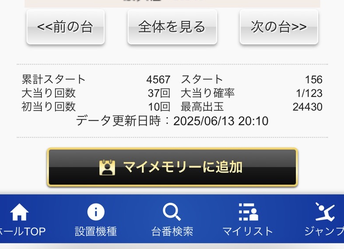
#> input picture debug_stats_region.png, 344 x 249 px, shrunk from 782 x 565 before the run
$ python -i advanced_zero_line_detector.py   (imports and definitions only)   (older library calls are emulated)
#> lines starting #> are read from the running program, lines starting #| are printed output that depends on the picture
#> further down, picture is the input picture: shape (249, 344, 3); mean B, G, R 203.7, 187.9, 181.3
#!/usr/bin/env python3
"""
高精度ゼロライン検出システム
複数の手法を組み合わせてゼロラインを精密に検出
"""

import cv2
import numpy as np
import os
from pathlib import Path

class AdvancedZeroLineDetector:
    """高度なゼロライン検出クラス"""

    def __init__(self):
        self.methods = {
            'thick_gray_line': self.detect_thick_gray_line,
            'horizontal_lines': self.detect_horizontal_lines,
            'edge_based': self.detect_edge_based,
            'intensity_gradient': self.detect_intensity_gradient,
            'template_matching': self.detect_template_matching
        }

    # [23 lines left out: function detect_thick_gray_line, not called in this run]

    def detect_horizontal_lines(self, img):
        """Hough変換による水平線検出"""
        gray = cv2.cvtColor(img, cv2.COLOR_BGR2GRAY)
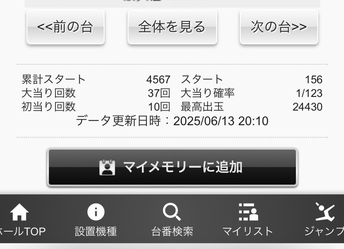
#> gray: shape (249, 344); min 0, max 255, mean 187.7
        edges = cv2.Canny(gray, 50, 150, apertureSize=3)
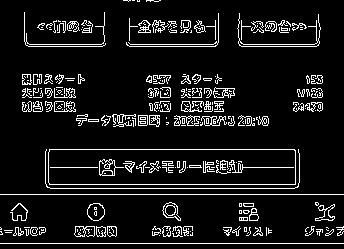
#> edges: shape (249, 344); 9.1% white in thin lines or dots

        lines = cv2.HoughLines(edges, 1, np.pi/180, 200)
#> lines = [[194, 1.57], [243, 1.57], [184, 1.57], [149, 1.57], [188, 1.57], [46, 1.57], [44, 1.57]]

        if lines is not None:
            horizontal_lines = []
            for line in lines:
                rho, theta = line[0]
                # 水平線のみ（theta ≈ 90度）
                if 85 < np.degrees(theta) < 95:
                    a = np.cos(theta)
                    b = np.sin(theta)
                    y0 = b * rho
                    horizontal_lines.append(int(y0))
#> this loop made 7 passes
#> (line, rho, y0) on passes 1 to 7: ([[194, 1.57]], 194, 194), ([[243, 1.57]], 243, 243), ([[184, 1.57]], 184, 184), ([[149, 1.57]], 149, 149), ([[188, 1.57]], 188, 188), ([[46, 1.57]], 46, 46), ([[44, 1.57]], 44, 44)
#> after the loop, horizontal_lines = [194, 243, 184, 149, 188, 46, 44]

            if horizontal_lines:
                # 中央に最も近い線を選択
                center = img.shape[0] // 2
#> center = 124
                best_line = min(horizontal_lines, key=lambda y: abs(y - center))
#> best_line = 149
                confidence = 0.7
                return best_line, confidence

        return None, 0

    # [218 lines left out: functions detect_edge_based, detect_intensity_gradient, detect_template_matching, detect_zero_line, calculate_agreement, visualize_detection and 1 more, not called in this run]

# [2 lines not run here, left out]

>>> import cv2
>>> picture = cv2.imread('debug_stats_region.png')
>>> result = AdvancedZeroLineDetector().detect_horizontal_lines(picture)
#> result = (149, 0.7)

$ run again, on integrated_analysis_S__78209128.png
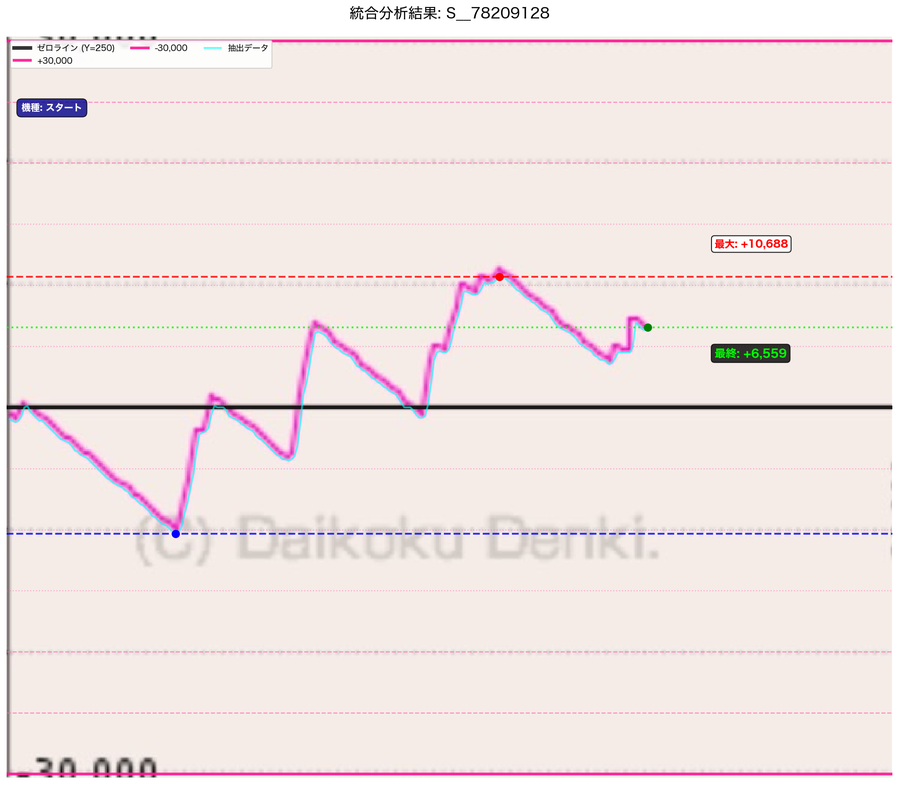
#> input picture integrated_analysis_S__78209128.png, 899 x 785 px, shrunk from 2043 x 1784 before the run
#> picture is the input picture: shape (785, 899, 3); mean B, G, R 228.1, 229.9, 241.1
#> in detect_horizontal_lines, `gray = cv2.cvtColor(img, cv2.COLOR_BGR2GRAY)`:
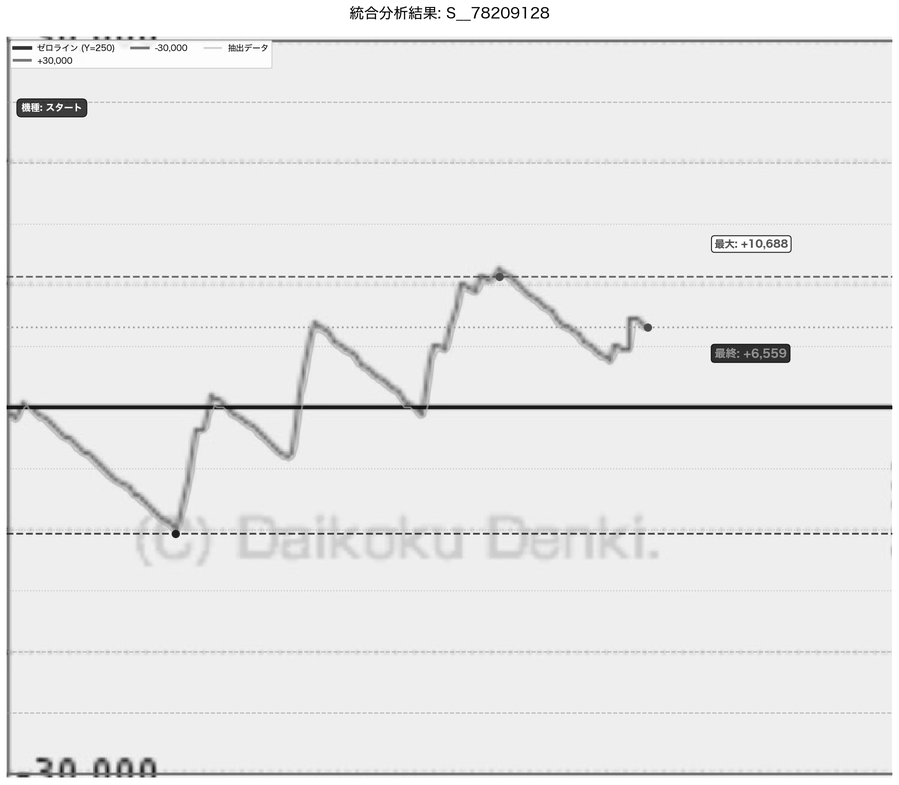
#> gray: shape (785, 899); min 0, max 255, mean 233
#> in detect_horizontal_lines, `edges = cv2.Canny(gray, 50, 150, apertureSize=3)`:
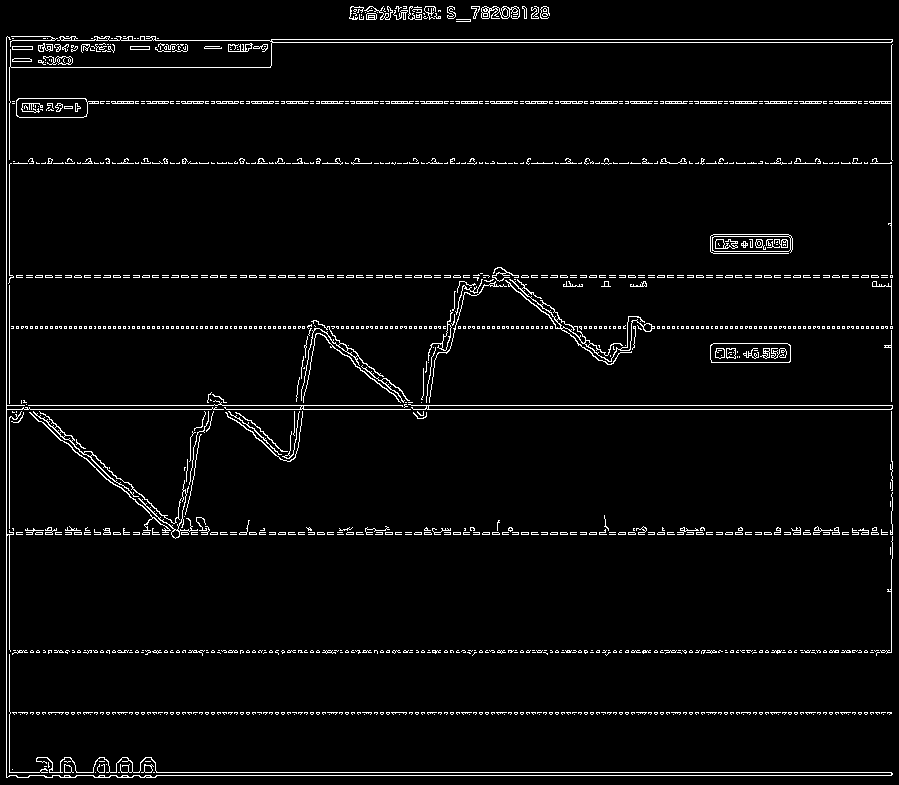
#> edges: shape (785, 899); 3.6% white in thin lines or dots
#> lines = 25 rows, first 8: [409, 1.57], [405, 1.57], [772, 1.57], [775, 1.57], [6, 0], [163, 1.57], [103, 1.57], [101, 1.57]
#> the loop in detect_horizontal_lines, `for line in lines:` made 25 passes
#> (rho, theta, a, y0) on passes 1, 2, 3, 4, 6, 7, 8, 10: (409, 1.57, -4.37e-08, 409), (405, 1.57, -4.37e-08, 405), (772, 1.57, -4.37e-08, 772), (775, 1.57, -4.37e-08, 775), (163, 1.57, -4.37e-08, 163), (103, 1.57, -4.37e-08, 103), (101, 1.57, -4.37e-08, 101), (534, 1.57, -4.37e-08, 534)
#> after the loop in detect_horizontal_lines, `for line in lines:`: horizontal_lines = [409, 405, 772, 775, 163, 103, 101, 534, 712, 277, 39, 532, 275, 42, 652, 326, 328, 650, 530, 67, 48, 51]
#> best_line = 405
#> result = (405, 0.7)

$ run again, on integrated_analysis_S__78209138.png
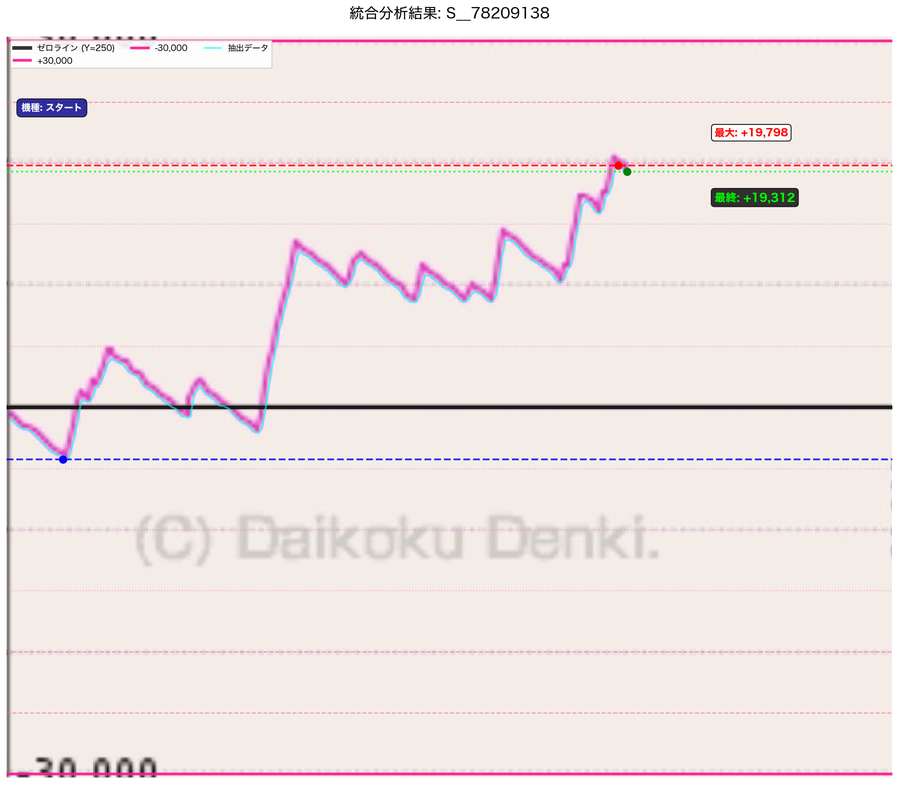
#> input picture integrated_analysis_S__78209138.png, 899 x 785 px, shrunk from 2043 x 1784 before the run
#> picture is the input picture: shape (785, 899, 3); mean B, G, R 228.1, 230.6, 239.9
#> in detect_horizontal_lines, `gray = cv2.cvtColor(img, cv2.COLOR_BGR2GRAY)`:
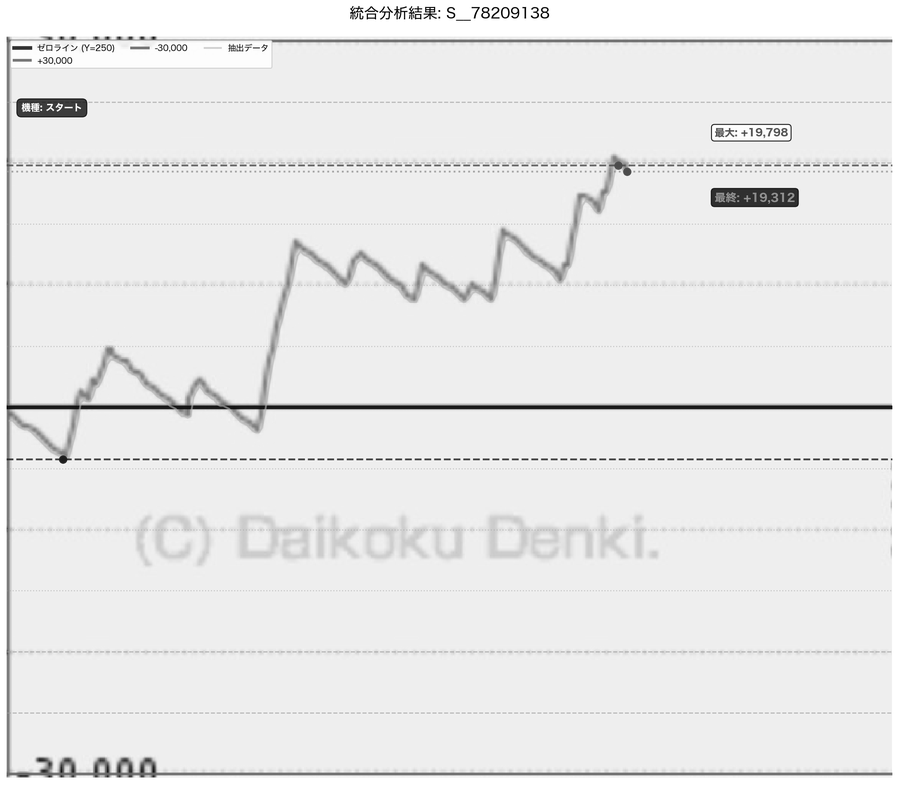
#> gray: shape (785, 899); min 0, max 255, mean 232.8
#> in detect_horizontal_lines, `edges = cv2.Canny(gray, 50, 150, apertureSize=3)`:
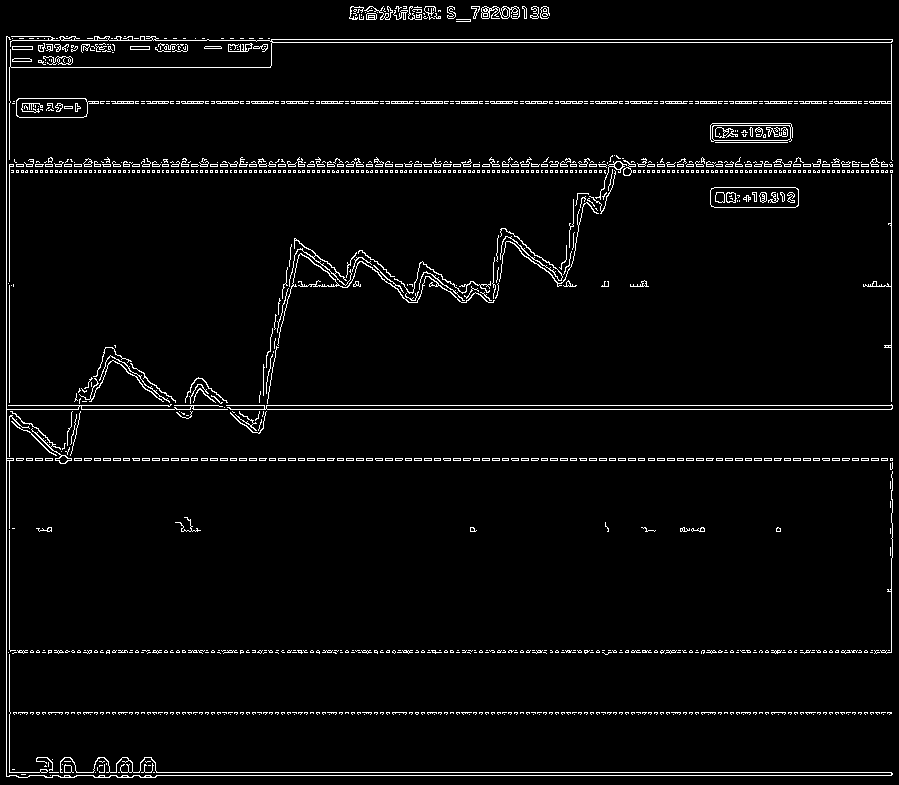
#> edges: shape (785, 899); 3.6% white in thin lines or dots
#> lines = 27 rows, first 8: [409, 1.57], [405, 1.57], [772, 1.57], [775, 1.57], [6, 0], [103, 1.57], [101, 1.57], [458, 1.57]
#> the loop in detect_horizontal_lines, `for line in lines:` made 27 passes
#> (rho, theta, a, y0) on passes 1, 2, 3, 4, 6, 7, 8, 9: (409, 1.57, -4.37e-08, 409), (405, 1.57, -4.37e-08, 405), (772, 1.57, -4.37e-08, 772), (775, 1.57, -4.37e-08, 775), (103, 1.57, -4.37e-08, 103), (101, 1.57, -4.37e-08, 101), (458, 1.57, -4.37e-08, 458), (166, 1.57, -4.37e-08, 166)
#> after the loop in detect_horizontal_lines, `for line in lines:`: horizontal_lines = [409, 405, 772, 775, 103, 101, 458, 166, 460, 164, 712, 39, 42, 652, 172, 170, 650, 161, 156, 67, 173, 159, 48, 51]
#> best_line = 405
#> result = (405, 0.7)

$ run again, on integrated_analysis_S__78209156.png
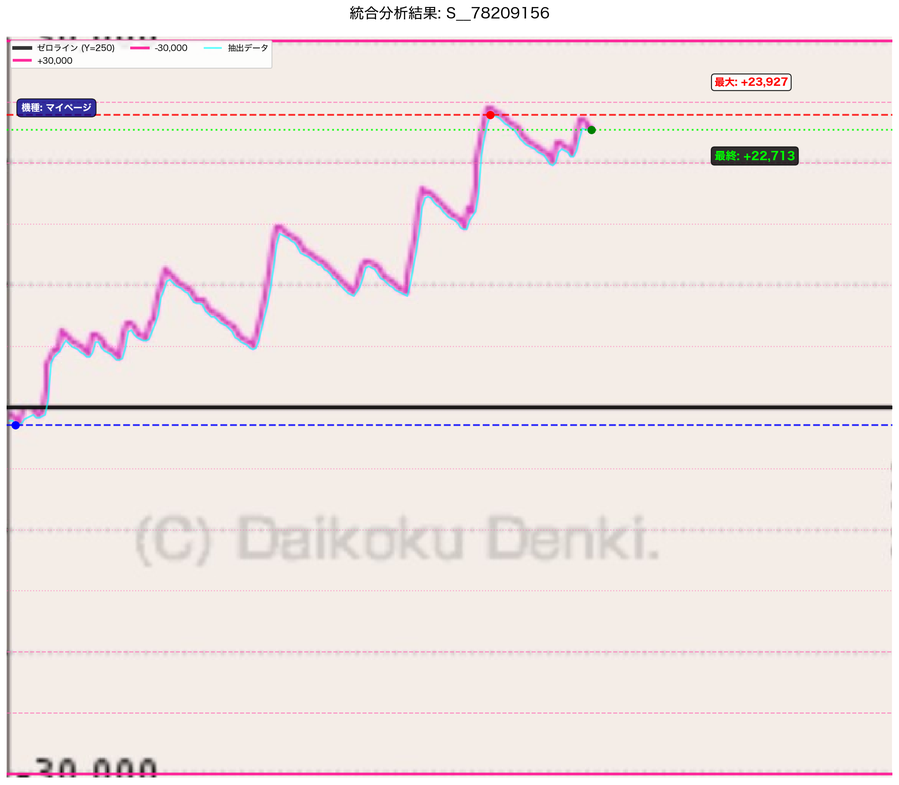
#> input picture integrated_analysis_S__78209156.png, 899 x 785 px, shrunk from 2043 x 1784 before the run
#> picture is the input picture: shape (785, 899, 3); mean B, G, R 228.1, 230.6, 239.9
#> in detect_horizontal_lines, `gray = cv2.cvtColor(img, cv2.COLOR_BGR2GRAY)`:
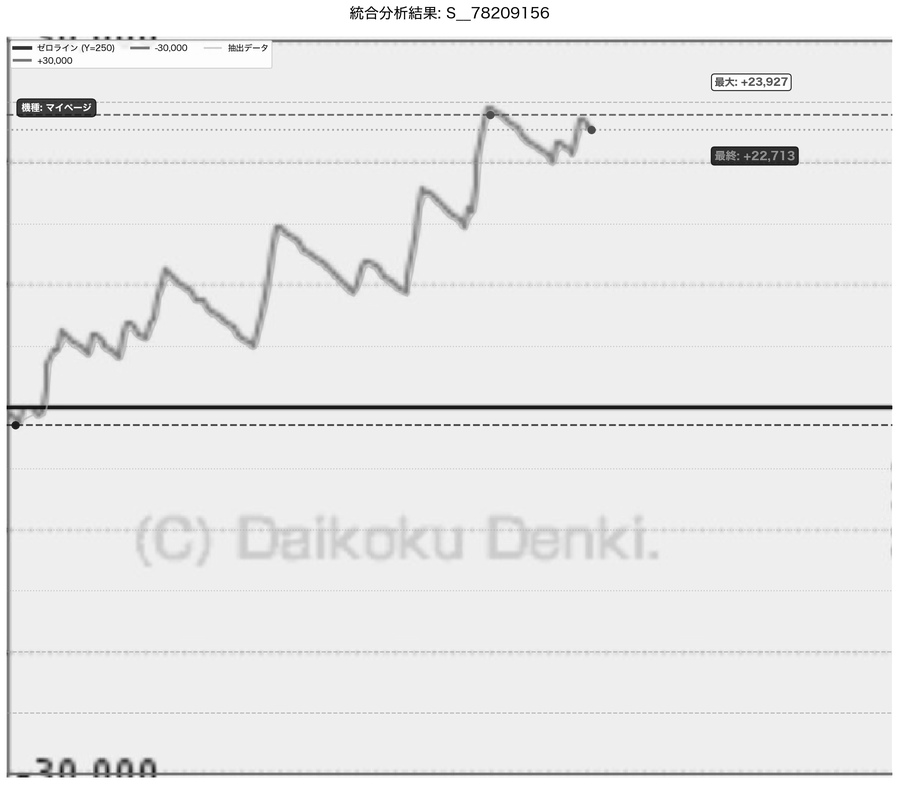
#> gray: shape (785, 899); min 0, max 255, mean 232.8
#> in detect_horizontal_lines, `edges = cv2.Canny(gray, 50, 150, apertureSize=3)`:
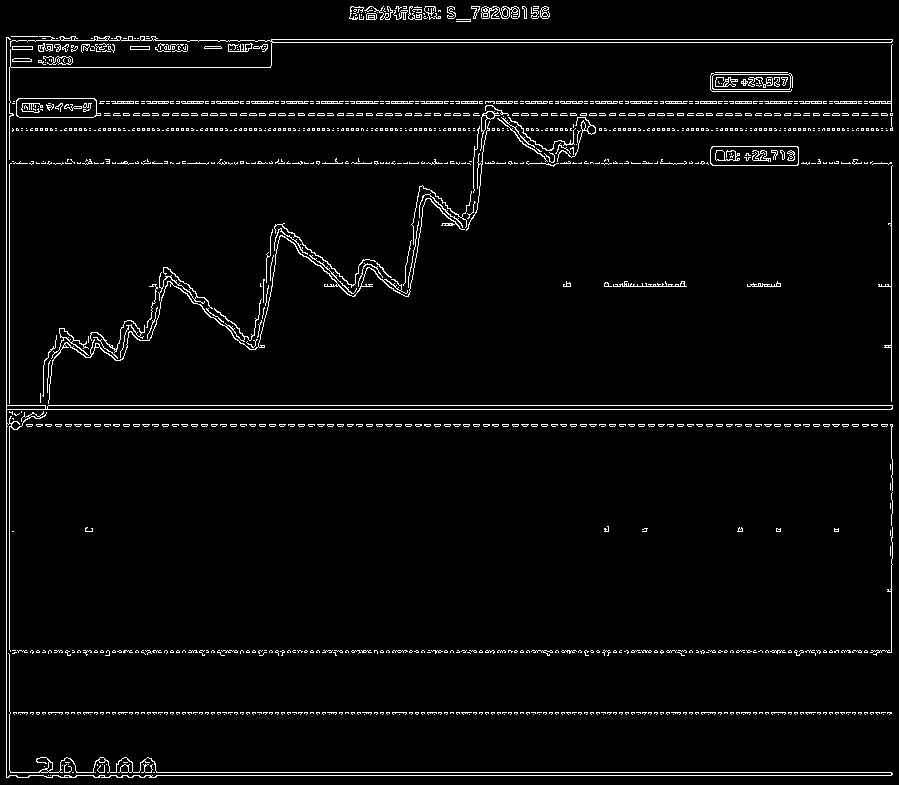
#> edges: shape (785, 899); 3.5% white in thin lines or dots
#> lines = 25 rows, first 8: [409, 1.57], [405, 1.57], [772, 1.57], [775, 1.57], [6, 0], [103, 1.57], [101, 1.57], [9, 0]
#> the loop in detect_horizontal_lines, `for line in lines:` made 25 passes
#> (rho, theta, a, y0) on passes 1, 2, 3, 4, 6, 7, 9, 10: (409, 1.57, -4.37e-08, 409), (405, 1.57, -4.37e-08, 405), (772, 1.57, -4.37e-08, 772), (775, 1.57, -4.37e-08, 775), (103, 1.57, -4.37e-08, 103), (101, 1.57, -4.37e-08, 101), (712, 1.57, -4.37e-08, 712), (39, 1.57, -4.37e-08, 39)
#> after the loop in detect_horizontal_lines, `for line in lines:`: horizontal_lines = [409, 405, 772, 775, 103, 101, 712, 39, 424, 42, 163, 115, 113, 130, 652, 426, 128, 650, 67, 48, 51, 117]
#> best_line = 405
#> result = (405, 0.7)
